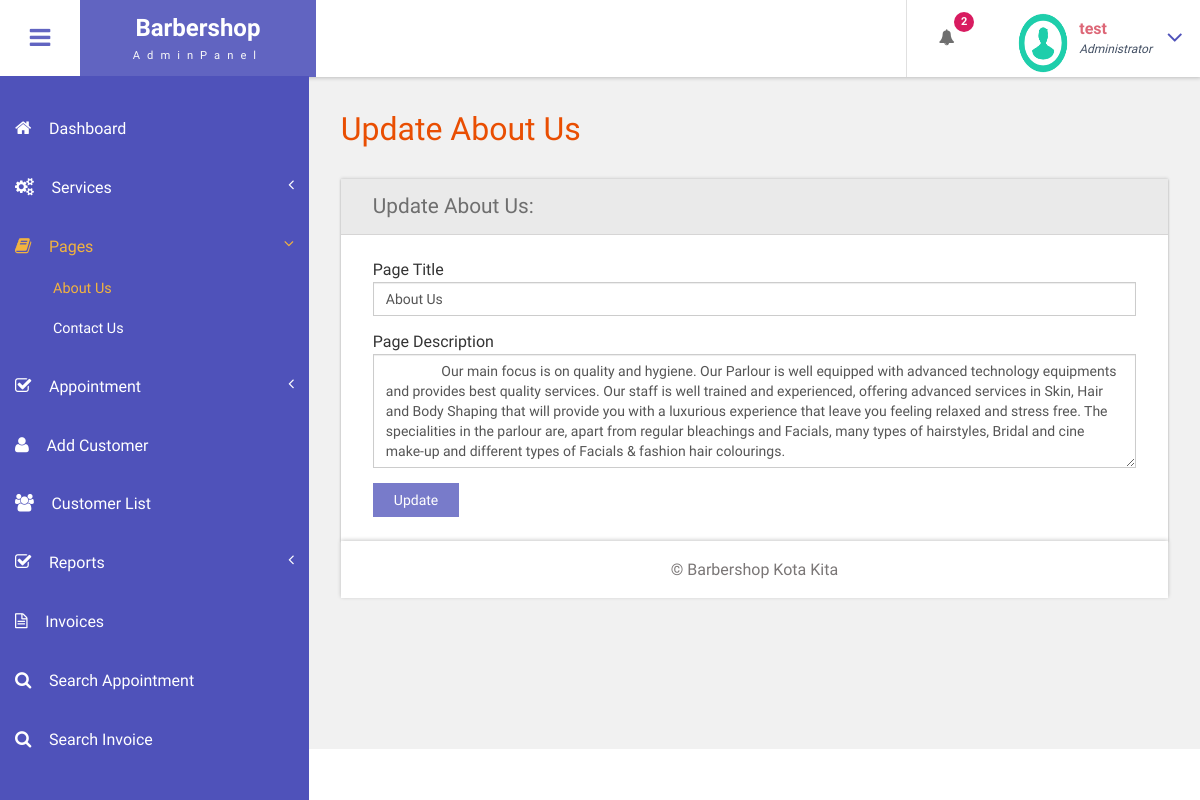
Page /bpms/admin/about-us.php (signed in) on the earlier database version.
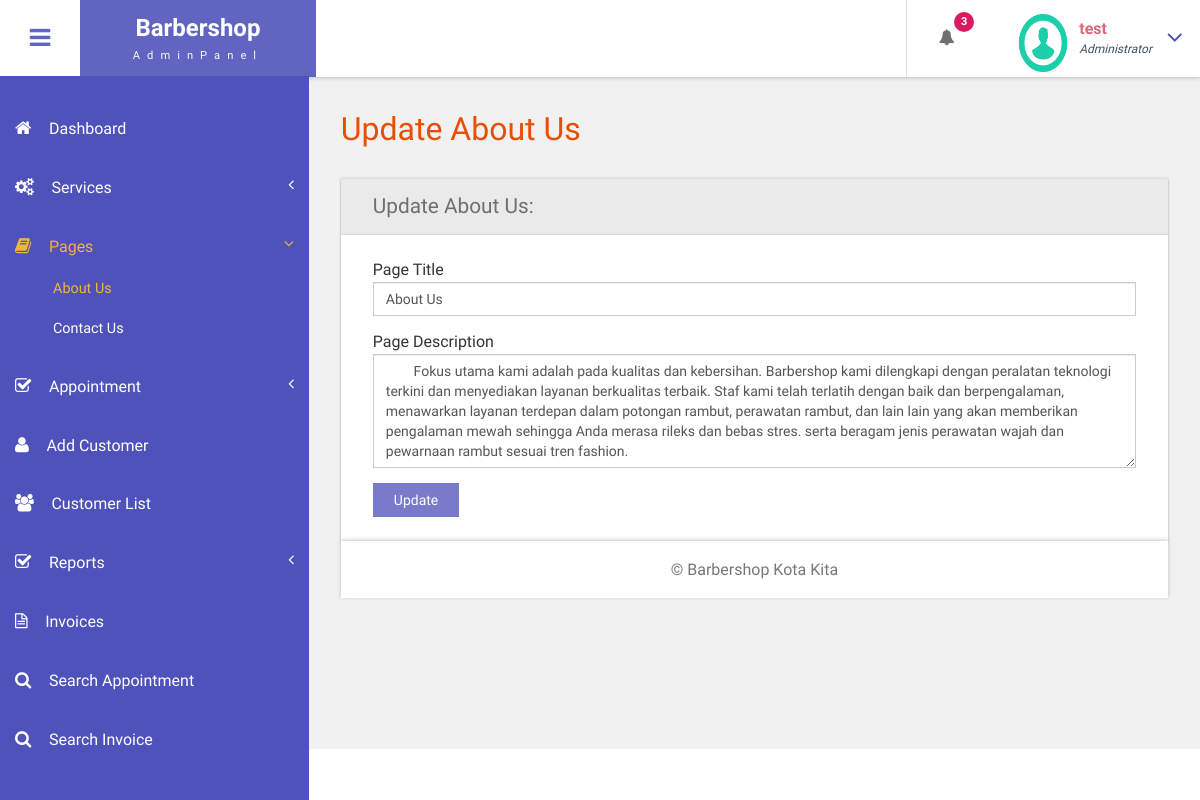
Same page on the later database version.
### tables this page shows
CREATE TABLE `tblpage` (
  `ID` int(10) NOT NULL,
  `PageType` varchar(200) DEFAULT NULL,
  `PageTitle` mediumtext DEFAULT NULL,
  `PageDescription` mediumtext DEFAULT NULL,
  `Email` varchar(200) DEFAULT NULL,
  `MobileNumber` bigint(10) DEFAULT NULL,
  `UpdationDate` date DEFAULT NULL,
  `Timing` varchar(200) NOT NULL
);

### bpms/admin/about-us.php (the view, shortened to what this page needs)
<?php
include('includes/dbconnection.php');
if (strlen($_SESSION['bpmsaid']==0)) {
  header('location:logout.php');
  } else{
  ?>
<!DOCTYPE HTML>
<html>
<head>
<link href="css/bootstrap.css" rel='stylesheet' type='text/css' />
<link href="css/style.css" rel='stylesheet' type='text/css' />
<link href="css/font-awesome.css" rel="stylesheet">
<link href="css/animate.css" rel="stylesheet" type="text/css" media="all">
<link href="css/custom.css" rel="stylesheet">
</head>
<body class="cbp-spmenu-push">
	<div class="main-content">
		 <?php include_once('includes/sidebar.php');?>
	 <?php include_once('includes/header.php');?>
		<div id="page-wrapper">
			<div class="main-page">
				<div class="forms">
					<h3 class="title1">Update About Us</h3>
					<div class="form-grids row widget-shadow" data-example-id="basic-forms">
						<div class="form-title">
							<h4>Update About Us:</h4>
						</div>
						<div class="form-body">
							<form method="post">
  <?php
$ret=mysqli_query($con,"select * from  tblpage where PageType='aboutus'");
while ($row=mysqli_fetch_array($ret)) {
?>
							 <div class="form-group"> <label for="exampleInputEmail1">Page Title</label> <input type="text" class="form-control" name="pagetitle" id="pagetitle" value="<?php  echo $row['PageTitle'];?>" required="true"> </div> <div class="form-group"> <label for="exampleInputPassword1">Page Description</label> <textarea name="pagedes" id="pagedes" rows="5" class="form-control">
        <?php  echo $row['PageDescription'];?></textarea> </div>
							 <?php } ?>
							  <button type="submit" name="submit" class="btn btn-default">Update</button> </form>
						</div>
					</div>
			</div>
		</div>
		 <?php include_once('includes/footer.php');?>
	</div>
</body>
</html>
<?php } ?>

### bpms/admin/includes/header.php (shortened to what this page needs)
<div class="sticky-header header-section ">
      <div class="header-left">
        <button id="showLeftPush"><i class="fa fa-bars"></i></button>
        <div class="logo">
          <a href="index.html">
            <h1>Barbershop</h1>
            <span>AdminPanel</span>
          </a>
        </div>
      </div>
      <div class="header-right">
        <div class="profile_details_left">
          <ul class="nofitications-dropdown">
            <?php
$ret1=mysqli_query($con,"select ID,Name from  tblappointment where Status=''");
$num=mysqli_num_rows($ret1);
?>
            <li class="dropdown head-dpdn">
              <a href="#" class="dropdown-toggle" data-toggle="dropdown" aria-expanded="false"><i class="fa fa-bell"></i><span class="badge blue"><?php echo $num;?></span></a>
            </li>
          </ul>
          <div class="clearfix"> </div>
        </div>
        <div class="profile_details">
        <?php
$adid=$_SESSION['bpmsaid'];
$ret=mysqli_query($con,"select AdminName from tbladmin where ID='$adid'");
$row=mysqli_fetch_array($ret);
$name=$row['AdminName'];
?>
          <ul>
            <li class="dropdown profile_details_drop">
              <a href="#" class="dropdown-toggle" data-toggle="dropdown" aria-expanded="false">
                <div class="profile_img">
                  <span class="prfil-img"><img src="images/download (1).png" alt="" width="50" height="60"> </span>
                  <div class="user-name">
                    <p><?php echo $name; ?></p>
                    <span>Administrator</span>
                  </div>
                  <i class="fa fa-angle-down lnr"></i>
                  <div class="clearfix"></div>
                </div>
              </a>
            </li>
          </ul>
        </div>
      </div>
      <div class="clearfix"> </div>
    </div>

Differences in the rows shown:
changed tblpage "About Us": pagedes "Our main focus is on quality and hygiene. Our Parlour is well equipped with advanced technology equipments and provides best quality services. Our staff is well trained and experienced, offering advanced services in Skin, Hair and Body Shaping that will provide you with a luxurious experience that leave you feeling relaxed and stress free. The specialities in the parlour are, apart from regular bleachings and Facials, many types of hairstyles, Bridal and cine make-up and different types of Facials & fashion hair colourings." → "Fokus utama kami adalah pada kualitas dan kebersihan. Barbershop kami dilengkapi dengan peralatan teknologi terkini dan menyediakan layanan berkualitas terbaik. Staf kami telah terlatih dengan baik dan berpengalaman, menawarkan layanan terdepan dalam potongan rambut, perawatan rambut, dan lain lain yang akan memberikan pengalaman mewah sehingga Anda merasa rileks dan bebas stres. serta beragam jenis perawatan wajah dan pewarnaan rambut sesuai tren fashion."
Other differences:
$num: "2" → "3"
